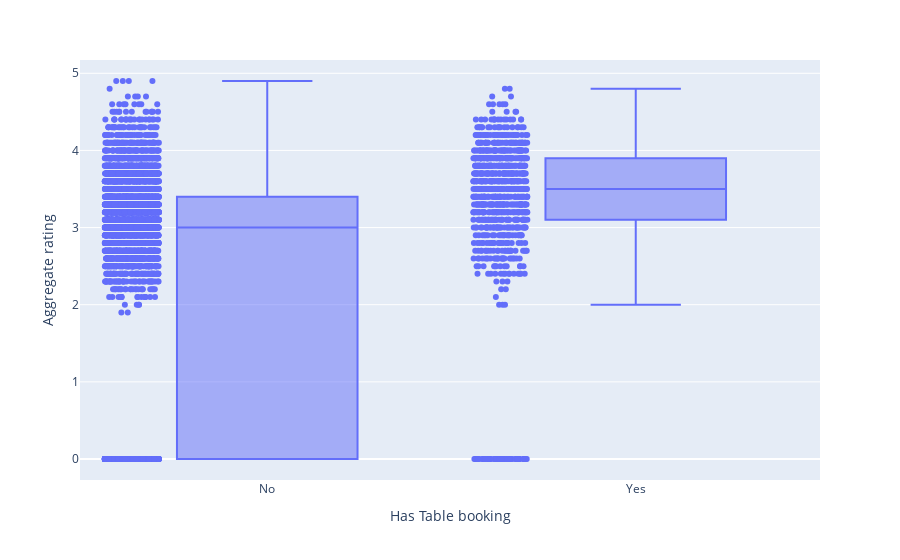

The code cell stored with this chart in its notebook:
### Code cell
fig = px.box(zomato_ncr, x='Has Table booking',y="Aggregate rating", points = 'all')
fig.show()

### Figure 1 — Plotly figure (JSON) as saved in the notebook; plotly's stock layout.template omitted (floating-point values rounded to 4 significant figures; data arrays with more than 128 entries replaced by an {"elided": "..."} marker saying what was removed)
{"data": [{"alignmentgroup": "True", "boxpoints": "all", "hovertemplate": "Has Table booking=%{x}<br>Aggregate rating=%{y}<extra></extra>", "legendgroup": "", "marker": {"color": "#636efa"}, "name": "", "notched": false, "offsetgroup": "", "orientation": "v", "showlegend": false, "type": "box", "x": {"elided": "7922 str values"}, "x0": " ", "xaxis": "x", "y": {"elided": "7922 float values"}, "y0": " ", "yaxis": "y"}], "layout": {"boxmode": "group", "legend": {"tracegroupgap": 0}, "margin": {"t": 60}, "xaxis": {"anchor": "y", "domain": [0, 1], "title": {"text": "Has Table booking"}}, "yaxis": {"anchor": "x", "domain": [0, 1], "title": {"text": "Aggregate rating"}}}}
